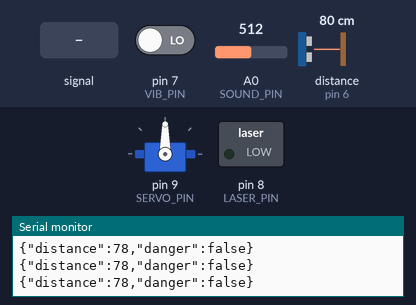
Bench run of a sketch on a simulated Arduino Uno, built with avr-gcc and run on an emulated ATmega328P. Parts: servo, switched loads named in the sketch (green lamp = pin HIGH), the last lines printed to the serial monitor. Wiring (inferred from the names in the program): ultrasonic range finder: trigger pin 5; echo pin 6. The inputs (shaded band) are chosen by the test bench; at power-on: distance to the obstacle (sensor on pin 6) 80 cm, pin 7 (VIB_PIN) LOW, A0 (SOUND_PIN) = 512. The echo pulse lasts 58.3 µs per cm; pins used as bus, display or sensor lines are not drawn.

Above: at 1.2 s.
1.3 s: A0 (SOUND_PIN) fed a 200 Hz sine of ±255 counts around its level
At 1.48 s:
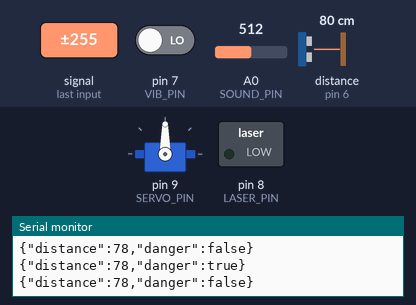
4.3 s: distance to the obstacle (sensor on pin 6) set to 24 cm
7.3 s: distance to the obstacle (sensor on pin 6) set to 19 cm
8.8 s: distance to the obstacle (sensor on pin 6) set to 250 cm
11.8 s: distance to the obstacle (sensor on pin 6) set to 2 cm
At 11.8 s:
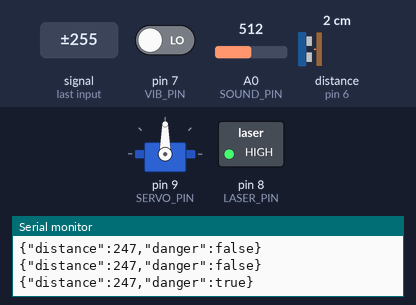
Timing chart, 0 to 14.3 s (numbered marks = the images above; inputs shaded):
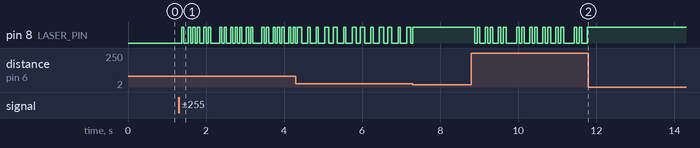

The sketch:

turret_arduino.ino
```cpp
#include <Servo.h>
#include <ArduinoJson.h>

const int SERVO_PIN = 9;
const int LASER_PIN = 8;
const int TRIG_PIN = 5;
const int ECHO_PIN = 6;
const int VIB_PIN = 7;
const int SOUND_PIN = A0;

Servo turretServo;

int currentAngle = 90;
bool manualLaser = false;
bool dangerState = false;

long readUltrasonic() {
  digitalWrite(TRIG_PIN, LOW);
  delayMicroseconds(2);
  digitalWrite(TRIG_PIN, HIGH);
  delayMicroseconds(10);
  digitalWrite(TRIG_PIN, LOW);
  long duration = pulseIn(ECHO_PIN, HIGH, 30000);
  if (duration == 0) return 400;
  return duration * 0.034 / 2;
}

void setup() {
  Serial.begin(115200);
  turretServo.attach(SERVO_PIN);
  turretServo.write(currentAngle);

  pinMode(LASER_PIN, OUTPUT);
  pinMode(TRIG_PIN, OUTPUT);
  pinMode(ECHO_PIN, INPUT);
  pinMode(VIB_PIN, INPUT);
  digitalWrite(LASER_PIN, LOW);
}

void loop() {
  long distance = readUltrasonic();
  bool vibration = digitalRead(VIB_PIN) == HIGH;
  int soundVal = analogRead(SOUND_PIN);
  bool loudSound = soundVal > 600;

  if (distance <= 20 || vibration || loudSound) {
    dangerState = true;
    digitalWrite(LASER_PIN, HIGH);
    turretServo.write(90);
  } else {
    dangerState = false;
    digitalWrite(LASER_PIN, manualLaser ? HIGH : LOW);
  }

  if (Serial.available() > 0) {
    StaticJsonDocument<200> doc;
    DeserializationError error = deserializeJson(doc, Serial);

    if (!error && !dangerState) {
      if (doc.containsKey("servo")) {
        currentAngle = doc["servo"];
        turretServo.write(currentAngle);
      }
      if (doc.containsKey("laser")) {
        manualLaser = doc["laser"];
      }
    }
  }

  StaticJsonDocument<200> outDoc;
  outDoc["distance"] = distance;
  outDoc["danger"] = dangerState;
  serializeJson(outDoc, Serial);
  Serial.println();

  delay(50);
}
```

Measured:
- after the input at 1.3 s, pin 8 (LASER_PIN): LOW → HIGH after 0.08 s, then repeats every 1.1 s: LOW 0.11 s, 2 × (HIGH 0.06 s, LOW 0.06 s), HIGH 0.06 s, LOW 0.11 s, HIGH 0.06 s, LOW 0.06 s, HIGH 0.06 s, LOW 0.23 s, HIGH 0.06 s, LOW 0.06 s, HIGH 0.06 s
- after the input at 11.8 s, pin 8 (LASER_PIN): stops changing and stays HIGH
